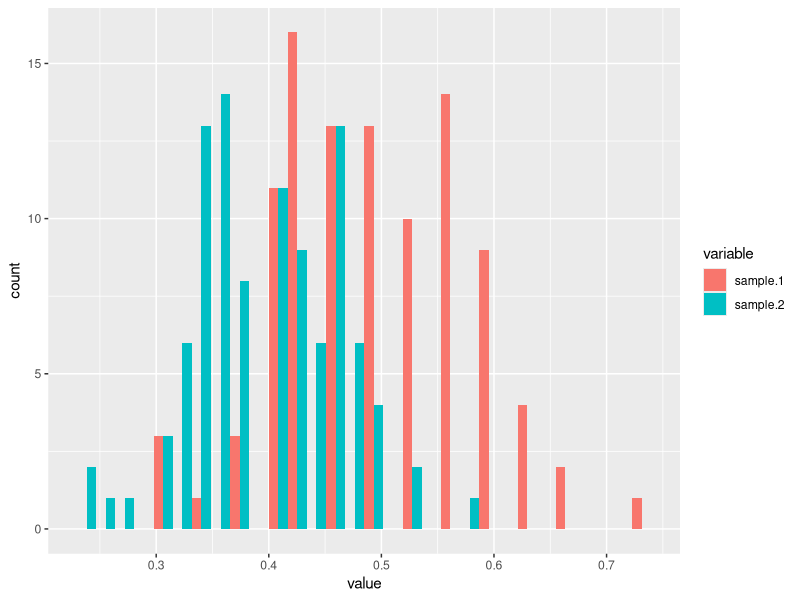
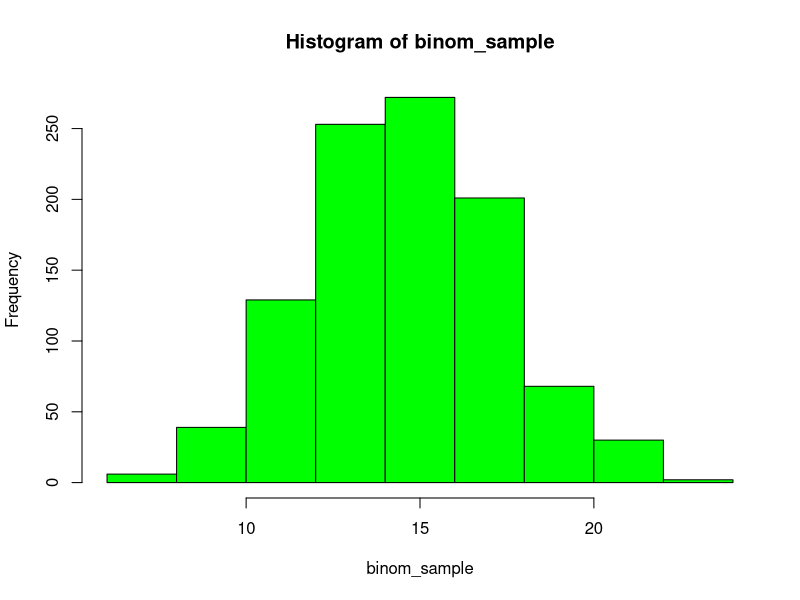
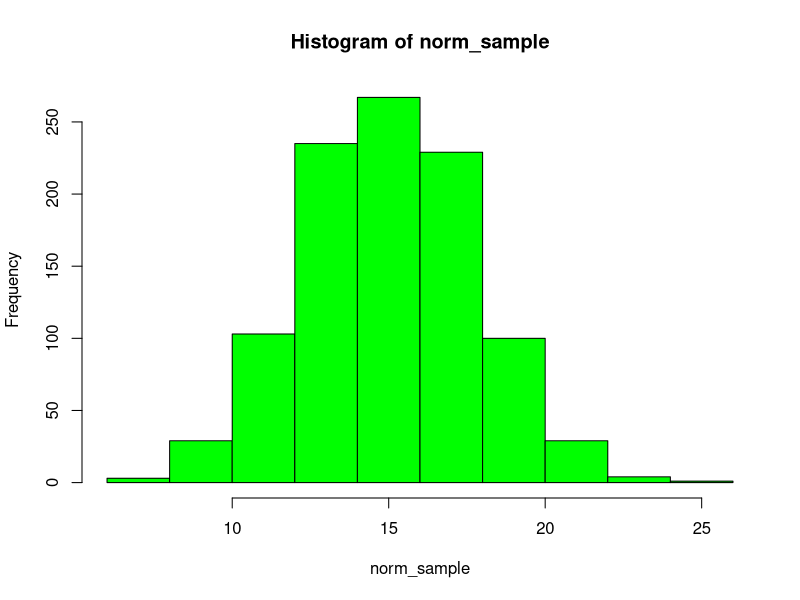

Write the R code that produced these figures, in order.
# Laura Niss
# lab3

# visualing stats: https://students.brown.edu/seeing-theory/
# has great set theory and conditional probability examples

require(ggplot2)
require(reshape2)
######### Comparing distributions with histograms
s <- 30
p <- .5
n <- 100
set.seed(3)
prop_1 <- rbinom(n, s, p)/s 

s <- 50
p <- .4
n <- 100
set.seed(3)
prop_2 <- rbinom(n, s, p)/s

df <- data.frame("sample 1" = prop_1, "sample 2" = prop_2)

ggplot(melt(df), aes(value, fill = variable)) + geom_histogram(position = "dodge")

# Would it be a good idea to look at the hist comparing counts instead of proportions? 
# Try it to test.

# Comparing binomial and normal review

s <- 30
p <- .5
n <- 1000
set.seed(3)
binom_sample <- rbinom(n, s, p)
hist(binom_sample, breaks = 8, freq = TRUE, col = "green")

t_mean <- s*p # true mean
t_var <- s*p*(1-p) # true variance
set.seed(3)
norm_sample <- rnorm(n, t_mean, sqrt(t_var))
hist(norm_sample, breaks = 8, freq = TRUE, col = "green")

######## Simpsons paradox using Kidney example from wikipedia
# S = small stones, L = large stones, A = treatment A, B = treatment B
SA <- 81/87
SB <- 234/270
LA <- 192/263
LB <- 55/80

# total is 700
# have 8 categories, so need 8 probabilities (success and failure for each pair)
p <- c(81/700, 234/700, 192/700, 55/700, 6/700, 36/700, 71/700, 25/700) 
#      SA     SB        LA        LB      SAF     SBF     LAF     LBF
s <- 700
n <- 1000

set.seed(3)
multi_sample <- rmultinom(n, s, p)
df <- data.frame(multi_sample)
sum(df[c(1,3),])/(s*n/2) #prop_success_A
sum(df[c(2,4),])/(s*n/2) #prop_success_B

sum(df[1,])/sum(df[c(1, 5),]) #prop_success_A given S
sum(df[2,])/sum(df[c(2, 6),]) #prop_success_B given S

# try changing the numbers in each group, how does this affect the data generated?
# make sure the sum is still 700

# Now lets compare using binomial so we can control the size of each group
# first try it with the same sizes as given in the original trial, then try other sizes
sSA <- 87
sLA <- 263
sSB <- 270
sLB <- 80
# make sure sSA + sLA = 350 and sSB + sLB = 350

set.seed(3)
m <- matrix(c(rbinom(n, sSA, SA), 
              rbinom(n, sSB, SB), 
              rbinom(n, sLA, LA), 
              rbinom(n, sLB, LB)),
            nrow = 4, ncol = 1000, byrow = TRUE)
df2 <- data.frame(m)

sum(df2[c(1,3),])/(s*n/2) #prop_success_A
sum(df2[c(2,4),])/(s*n/2) #prop_success_B

sum(df2[1,])/(n*sSA) #prop_success_A given S
sum(df2[2,])/(n*sSB) #prop_success_B given S

# What happens when the groups are all the name size?


# Use Binomial or Multinomial model?
# think of the example above, what would be the model using just one binomial? What would
# it be using the multinomial? Compare the two.

